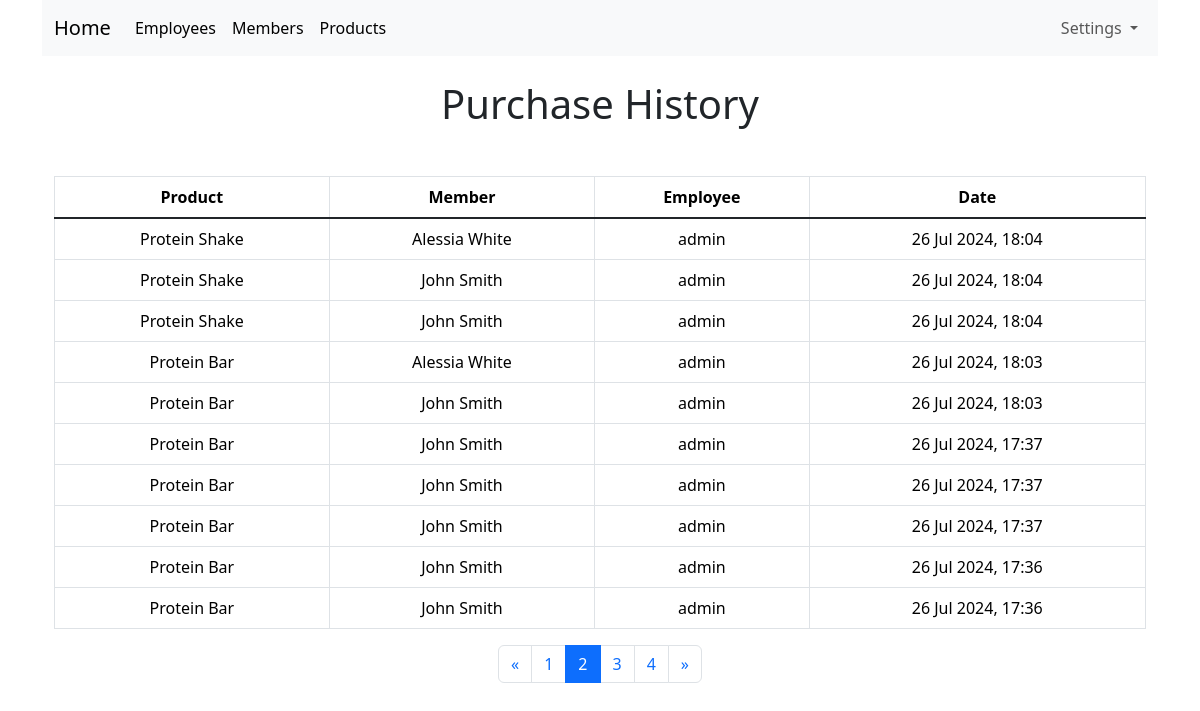
Screenshot of /purchase-history.php?page=2 (signed in) with the database file from the repository.
### tables this page shows
CREATE TABLE purchase (
	id INTEGER PRIMARY KEY AUTOINCREMENT NOT NULL,
	product_id INTEGER NOT NULL,
	member_id INTEGER NOT NULL,
	employee_id INTEGER NOT NULL,
	purchase_date VARCHAR NOT NULL,
	FOREIGN KEY (product_id) REFERENCES product(id),
	FOREIGN KEY (member_id) REFERENCES member(id),
	FOREIGN KEY (employee_id) REFERENCES employee(id)
);

CREATE TABLE product (
	id INTEGER PRIMARY KEY AUTOINCREMENT NOT NULL,
	name VARCHAR NOT NULL,
	price INTEGER NOT NULL,
	created_at VARCHAR NOT NULL
);

CREATE TABLE member (
	id INTEGER PRIMARY KEY AUTOINCREMENT NOT NULL,
	first_name VARCHAR NOT NULL,
	last_name VARCHAR NOT NULL,
	birthday VARCHAR NOT NULL,
	created_at VARCHAR NOT NULL
);

CREATE TABLE employee(
	id INTEGER PRIMARY KEY AUTOINCREMENT NOT NULL,
	username VARCHAR NOT NULL UNIQUE,
	password VARCHAR NOT NULL,
	created_at VARCHAR NOT NULL,
	is_admin BOOLEAN NOT NULL
);

### lib/purchases.php (called while the page is built)
<?php
function getProductName(PDO $pdo, $id)
{
	$sql = "SELECT name FROM product WHERE id = :id";
	$stmt = $pdo->prepare($sql);
	$stmt->execute(array("id" => $id, ));
	$result = $stmt->fetchAll(PDO::FETCH_ASSOC);
	return $result[0]["name"];
}
function getMemberName(PDO $pdo, $id)
{
	$sql = "SELECT first_name, last_name FROM member WHERE id = :id";
	$stmt = $pdo->prepare($sql);
	$stmt->execute(array("id" => $id, ));
	$result = $stmt->fetchAll(PDO::FETCH_ASSOC);
	return $result[0]["first_name"] . " " . $result[0]["last_name"];
}
function getEmployeeUsername(PDO $pdo, $id)
{
	$sql = "SELECT username FROM employee WHERE id = :id";
	$stmt = $pdo->prepare($sql);
	$stmt->execute(array("id" => $id, ));
	$result = $stmt->fetchAll(PDO::FETCH_ASSOC);
	return $result[0]["username"];
}
function purchaseCount(PDO $pdo)
{
	$stmt = $pdo->prepare("SELECT COUNT(*) FROM purchase");
	$stmt->execute();
	$count = $stmt->fetchColumn();
	return $count;
}
function getPurchases(PDO $pdo, $page, $resultsPerPage)
{
	$start = ($page - 1) * $resultsPerPage;
	$stmt = $pdo->query("SELECT product_id, member_id, employee_id, purchase_date FROM purchase ORDER BY purchase_date DESC LIMIT $start, $resultsPerPage");
	$stmt->execute();
	$result = $stmt->fetchAll(PDO::FETCH_ASSOC);
	return $result;
}
?>

### lib/common.php (called while the page is built, shortened)
<?php
function htmlEscape($html)
{
	return htmlspecialchars($html, ENT_HTML5, "UTF-8");
}
function convertSqlDatetime($sqlDate)
{
	$date = DateTime::createFromFormat("Y-m-d H:i:s", $sqlDate);
	return $date->format("d M Y, H:i");
}
?>

### purchase-history.php (the view, shortened to what this page needs)
<?php
require_once "lib/common.php";
require_once "lib/purchases.php";
$pdo = getPDO();
$count = purchaseCount($pdo);
$page = isset($_GET["page"]) && is_numeric($_GET["page"]) ? $_GET["page"] : 1;
$resultsPerPage = 10;
$purchases = getPurchases($pdo, $page, $resultsPerPage);
?>
<!DOCTYPE html>
<html lang="en">
	<head>
		<?php require "templates/header.php" ?>
	</head>
	<body>
		<div class="container text-center">
			<?php require "templates/navbar.php" ?>
			<h1 class="mt-4 mb-4 display-6">Purchase History</h1>
			<div class="container mt-5">
				<div class="table-responsive">
					<table class="table table-hover table-bordered align-middle" id="purchase-list">
						<thead>
							<tr>
								<th>Product</th>
								<th>Member</th>
								<th>Employee</th>
								<th>Date</th>
							</tr>
						</thead>
						<tbody class="table-group-divider">
							<?php foreach ($purchases as $purchase): ?>
								<tr>
									<td><?php echo htmlEscape(getProductName($pdo, $purchase["product_id"])) ?></td>
									<td><?php echo htmlEscape(getMemberName($pdo, $purchase["member_id"])) ?></td>
									<td><?php echo htmlEscape(getEmployeeUsername($pdo, $purchase["employee_id"])) ?></td>
									<td><?php echo convertSqlDatetime($purchase["purchase_date"]) ?></td>
								</tr>
							<?php endforeach ?>
						</tbody>
					</table>
					<div class="container d-flex">
						<nav class="col" aria-label="Page navigation">
							<ul class="pagination mx-auto justify-content-center">
								<?php if ($page - 1 <= 0): ?>
									<li class="page-item"><a class="page-link disabled">&laquo</a></li>
								<?php else: ?>
									<li class="page-item"><a class="page-link" href="purchase-history.php?page=<?php echo ($page - 1) ?>">&laquo</a></li>
								<?php endif ?>
								<?php if ($page - 1 > 0): ?>
									<li class="page-item"><a class="page-link" href="purchase-history.php?page=<?php echo ($page - 1) ?>"><?php echo ($page - 1); ?></a></li>
								<?php endif ?>
								<li class="page-item"><a class="page-link active"><?php echo $page ?></a></li>
								<?php if ( $resultsPerPage * $page < $count): ?>
									<li class="page-item"><a class="page-link" href="purchase-history.php?page=<?php echo ($page + 1) ?>"><?php echo ($page + 1); ?></a></li>
								<?php endif ?>
								<?php if ($resultsPerPage * $page + $page + 1 < $count): ?>
									<li class="page-item"><a class="page-link" href="purchase-history.php?page=<?php echo ($page + 2) ?>"><?php echo ($page + 2); ?></a></li>
								<?php endif ?>
								<?php if ($page * $resultsPerPage >= $count): ?>
									<li class="page-item"><a class="page-link disabled">&raquo</a></li>
								<?php else: ?>
									<li class="page-item"><a class="page-link" href="purchase-history.php?page=<?php echo ($page + 1) ?>">&raquo</a></li>
								<?php endif ?>
							</ul>
						</nav>
					</div>
				</div>
			</div>
		</div>
	</body>
</html>

### assets/main.css (style rules this page uses)
nav { display: flex; justify-content: space-between; }

### rows the page displays
purchase: product.name "Protein Shake", member.last_name "Alessia White", employee.username "admin", purchase_date "26 Jul 2024, 18:04"
purchase: product.name "Protein Shake", member.last_name "John Smith", employee.username "admin", purchase_date "26 Jul 2024, 18:04"
purchase: product.name "Protein Shake", member.last_name "John Smith", employee.username "admin", purchase_date "26 Jul 2024, 18:04"
purchase: product.name "Protein Bar", member.last_name "Alessia White", employee.username "admin", purchase_date "26 Jul 2024, 18:03"
purchase: product.name "Protein Bar", member.last_name "John Smith", employee.username "admin", purchase_date "26 Jul 2024, 18:03"
purchase: product.name "Protein Bar", member.last_name "John Smith", employee.username "admin", purchase_date "26 Jul 2024, 17:37"
purchase: product.name "Protein Bar", member.last_name "John Smith", employee.username "admin", purchase_date "26 Jul 2024, 17:37"
purchase: product.name "Protein Bar", member.last_name "John Smith", employee.username "admin", purchase_date "26 Jul 2024, 17:37"
purchase: product.name "Protein Bar", member.last_name "John Smith", employee.username "admin", purchase_date "26 Jul 2024, 17:36"
purchase: product.name "Protein Bar", member.last_name "John Smith", employee.username "admin", purchase_date "26 Jul 2024, 17:36"

### other values shown
$page - 1 "1"
$page "2"
$page + 1 "3"
$page + 2 "4"
